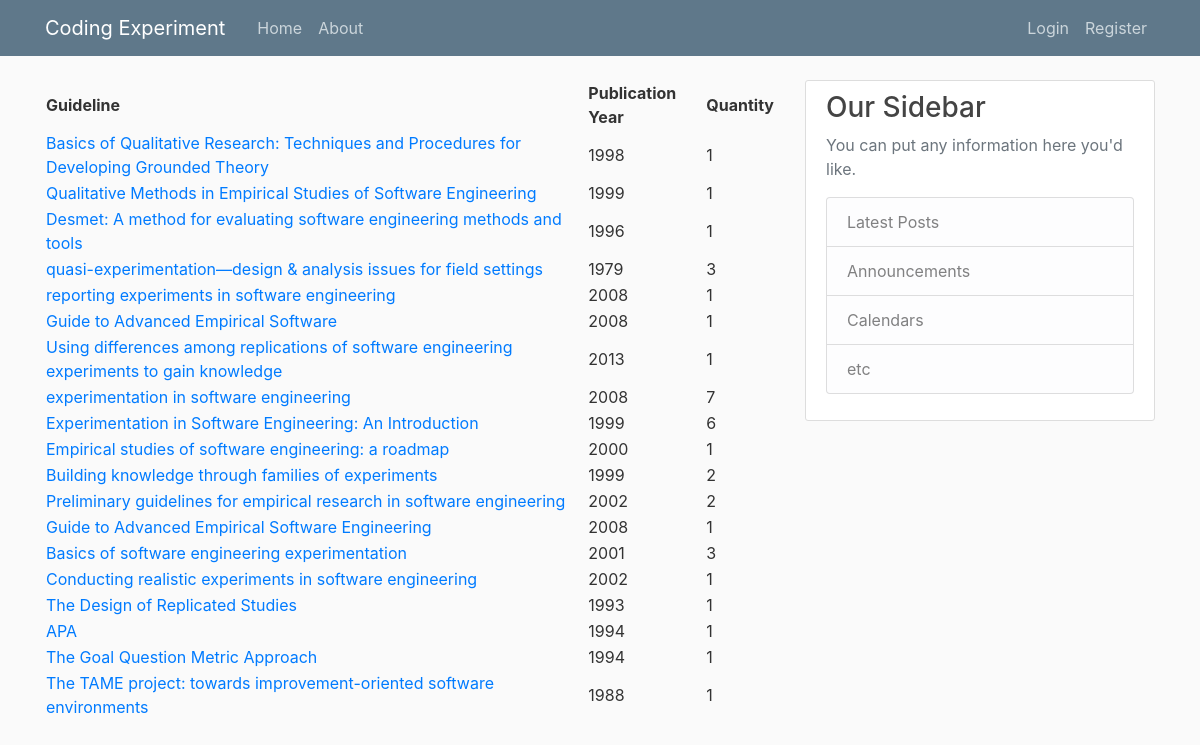
/guidelines, run on the app's committed database.
### coding_tool/models.py (models this page shows, shortened)
class Guideline(db.Model):
    __tablename__ = 'guideline'
    guide_id = db.Column(db.Integer, primary_key=True)
    title = db.Column(db.String(200), nullable=False)
    year = db.Column(db.Integer, nullable=False)
    authors = db.Column(db.String(200), nullable=False)
    address = db.Column(db.String(200), nullable=False)
    referenced_by = db.relationship('Publication', secondary=association_guideline,
                                    backref=db.backref('guidelines', lazy='dynamic'))

### coding_tool/guideline/routes.py (the view)
@guideline.route("/guidelines")
def all():
    guidelines = Guideline.query.all()
    return render_template('guidelines.html', guidelines=guidelines)

### coding_tool/templates/guidelines.html
{% extends "layout.html" %}
{% block content %}
    <table data-toggle="table" data-sort-stable="true" data-sort-name="quantity"
  data-sort-order="desc">
      <thead>
        <tr>
          <th data-field="name" data-sortable="true">Guideline</th>
          <th data-field="year" data-sortable="true">Publication Year</th>
          <th data-field="quantity" data-sortable="true">Quantity</th>
        </tr>
      </thead>
      <tbody>
        {% for guideline in guidelines %}
          <tr>
            <td>
              <a href="{{ url_for('guideline.guide', guide_id=guideline.guide_id) }}">
                  {{ guideline.title }}
              </a>
            </td>
            <td> {{ guideline.year }} </td>
            <td> {{ guideline.referenced_by|length }} </td>
          </tr>
        {% endfor %}
      </tbody>
    </table>
{% endblock content %}

### coding_tool/static/main.css (style rules this page uses)
body { background: #fafafa; color: #333333; margin-top: 5rem; }

### data on the page
Guideline: title "Basics of Qualitative Research: Techniques and Procedures for Developing Grounded Theory", year "1998", referenced_by|length "1"
Guideline: title "Qualitative Methods in Empirical Studies of Software Engineering", year "1999", referenced_by|length "1"
Guideline: title "Desmet: A method for evaluating software engineering methods and tools", year "1996", referenced_by|length "1"
Guideline: title "quasi-experimentation—design & analysis issues for field settings", year "1979", referenced_by|length "3"
Guideline: title "reporting experiments in software engineering", year "2008", referenced_by|length "1"
Guideline: title "Guide to Advanced Empirical Software", year "2008", referenced_by|length "1"
Guideline: title "Using differences among replications of software engineering experiments to gain knowledge", year "2013", referenced_by|length "1"
Guideline: title "experimentation in software engineering", year "2008", referenced_by|length "7"
Guideline: title "Experimentation in Software Engineering: An Introduction", year "1999", referenced_by|length "6"
Guideline: title "Empirical studies of software engineering: a roadmap", year "2000", referenced_by|length "1"
Guideline: title "Building knowledge through families of experiments", year "1999", referenced_by|length "2"
Guideline: title "Preliminary guidelines for empirical research in software engineering", year "2002", referenced_by|length "2"
Guideline: title "Guide to Advanced Empirical Software Engineering", year "2008", referenced_by|length "1"
Guideline: title "Basics of software engineering experimentation", year "2001", referenced_by|length "3"
Guideline: title "Conducting realistic experiments in software engineering", year "2002", referenced_by|length "1"
Guideline: title "The Design of Replicated Studies", year "1993", referenced_by|length "1"
Guideline: title "APA", year "1994", referenced_by|length "1"
Guideline: title "The Goal Question Metric Approach", year "1994", referenced_by|length "1"
Guideline: title "The TAME project: towards improvement-oriented software environments", year "1988", referenced_by|length "1"
